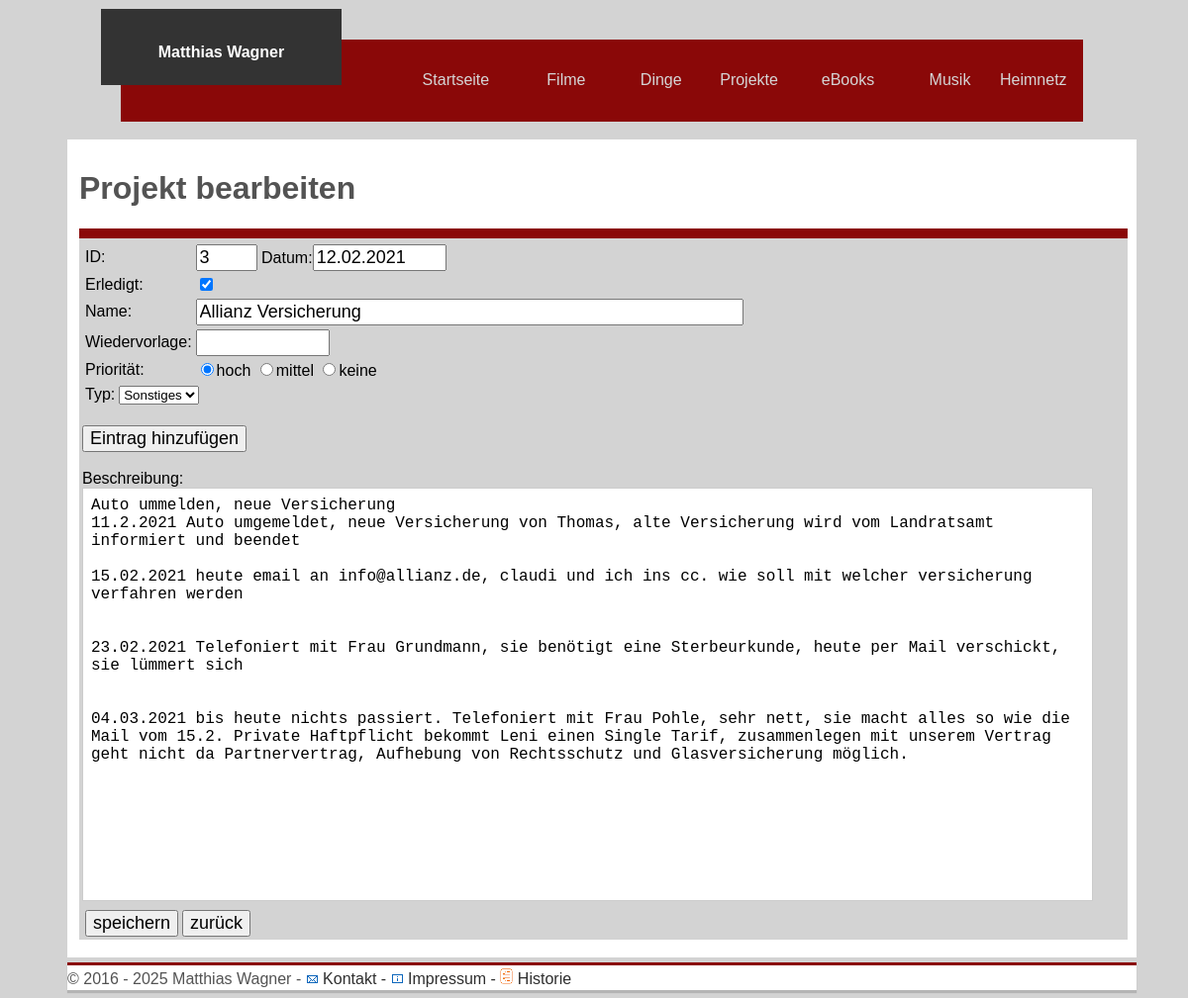
Page /projekte/projekte_formular.php?ID=3 on the committed database.
### tables this page shows
CREATE TABLE `projekte` (
  `id` mediumint(9) NOT NULL AUTO_INCREMENT,
  `name_projekte` varchar(50) NOT NULL,
  `datum` varchar(10) NOT NULL,
  `prio` varchar(2) NOT NULL,
  `beschreibung_projekte` text NOT NULL,
  `erledigt` varchar(1) NOT NULL,
  `typ` varchar(20) NOT NULL,
  `wiedervorlage` varchar(10) NOT NULL,
  PRIMARY KEY (`id`)
);

### projekte/projekte_formular.php (the view, shortened to what this page needs)
<?php
	include "projekte_verbinden.php";
?>
<!doctype html>
<html lang=de>
<head>
  <link rel='stylesheet' href='../projekte_formate.css' type='text/css'>
</head>
<body>
<header>
  <?php
  include "header.php";
  ?>
</header>
<main>
<?php
	if (isset ($_REQUEST['ID'])):
	$qu = $pdo->prepare("SELECT * from projekte where ID='".($_REQUEST['ID'])."'");
  $result = $qu->execute();
  $data = $qu->fetch();
	$beschreibung_projekte=$data['beschreibung_projekte'];
?>
<h1>Projekt bearbeiten</h1>
<?php else: ?>
 <h1>Neues Projekt anlegen</h1>
<?php endif; ?>
<div class = "projekte_formular" >
<form method="POST">
<table>
<tr><td>ID:</td><td><input type="text" name="ID" value="<?php echo $data['id'] ?>" size="3" maxlength="20" readonly>
Datum:<input type="text" name="datum" value="<?php echo $data['datum'] ?>" size="10" maxlength="10"  readonly></td></tr>
<td>Erledigt:</td><td><input type="checkbox" name="erledigt" value="1" <?php if($data['erledigt']=="1") echo "checked"; ?>></td>
<tr><td>Name:</td><td><input type="text" name="name_projekte" value="<?php echo $data['name_projekte'] ?>" size="50" maxlength="50"></td></tr>
<tr><td>Wiedervorlage:</td><td><input type="text" name="wiedervorlage" value="<?php echo $data['wiedervorlage'] ?>" size="10" maxlength="10"></td></tr>
<td>Priorität:</td><td><input type="radio" name="prio" value="1" <?php if($data['prio']=="1") echo "checked"; ?>>hoch
<input type="radio" name="prio" value="2" <?php if($data['prio']=="2") echo "checked"; ?>>mittel
<input type="radio" name="prio" value="3" <?php if($data['prio']=="3") echo "checked"; ?>>keine</td>
</table>
<table>
<tr><td>Typ:</td><td> <select name="typ">
<?php
$ty = $data['typ'];
$erg = $pdo->prepare("SELECT * FROM tab_typ");
$result = $erg->execute();
	while($data = $erg->fetch()) {
  if ($ty == $data['name_typ']) {
      echo '<option value = '. $data['name_typ'].' selected="selected">'.$data['name_typ'].'</option>';
  } else {
      echo '<option value = '. $data['name_typ'].'>'.$data['name_typ'].'</option>';
  }
}
?>
</select></td></tr>
</table>
<br>
<input type="Submit" name="neueAktion" formaction="projekte_formular.php?i=1" value="Eintrag hinzufügen">
<br>
<br>
<tr><td>Beschreibung:</td></tr>
<textarea name="beschreibung_projekte" cols="100" rows="5"><?php echo $beschreibung_projekte ?></textarea>
<table>
<tr>
 <td><input type="Submit" name="" formaction="projekte_speichern.php" value="speichern"></td>
 <td><input type="Submit" name="" formaction="projekte.php" value="zurück"></td>
</tr>
</table>
</form>
</div>
<br>
</main>
</body>
</html>
<?php
include "footer.php";
?>

### projekte_formate.css (style rules this page uses)
body { width: 100%; font-size: 1.0em; color: #535353; background-color: lightgrey; font-family: Arial, Helvetica, sans-serif; text-decoration: none; }
.projekte_formular { font-size: 24px%; position: relative; width: 100%; color: black; background-color: lightgrey; border: 0px solid black; border-top-width: 10px; border-top-style: solid; border-top-color: #8A0808; padding-left: 3px; padding-top: 3px; }
.projekte_formular input { font-size: 18px; }
textarea { caret-color: red; width: 95%; height: 25em; border: 1px solid #cccccc; padding: 0.5em; font-size: 16px; resize: none; }
header { width: 90%; margin: auto; margin-top: 40px; }
main { width: 88%; margin: auto; margin-top: 55px; background: white; padding-top: 10px; padding-left: 1%; padding-right: 1%; }

### rows in the picture
projekte: ID "3", datum "12.02.2021", erledigt "☑", name_projekte "Allianz Versicherung", prio "☑", beschreibung_projekte "Auto ummelden, neue Versicherung 11.2.2021 Auto umgemeldet, neue Versicherung von Thomas, alte Versicherung wird vom Landratsamt informiert und beendet 15.02.2021 heute email an info@allianz.de, claudi und ich ins cc. wie soll mit welcher versicherung verfahren werden 23.02.2021 Telefoniert mit Frau Grundmann, sie benötigt eine Sterbeurkunde, heute per Mail verschickt, sie lümmert sich 04.03.2021 bis heute nichts passiert. Telefoniert mit Frau Pohle, sehr nett, sie macht alles so wie die Mail vom 15.2. Private Haftpflicht bekommt Leni einen Single Tarif, zusammenlegen mit unserem Vertrag geht nicht da Partnervertrag, Aufhebung von Rechtsschutz und Glasversicherung möglich."

### other values in the picture
form field typ "Sonstiges"
